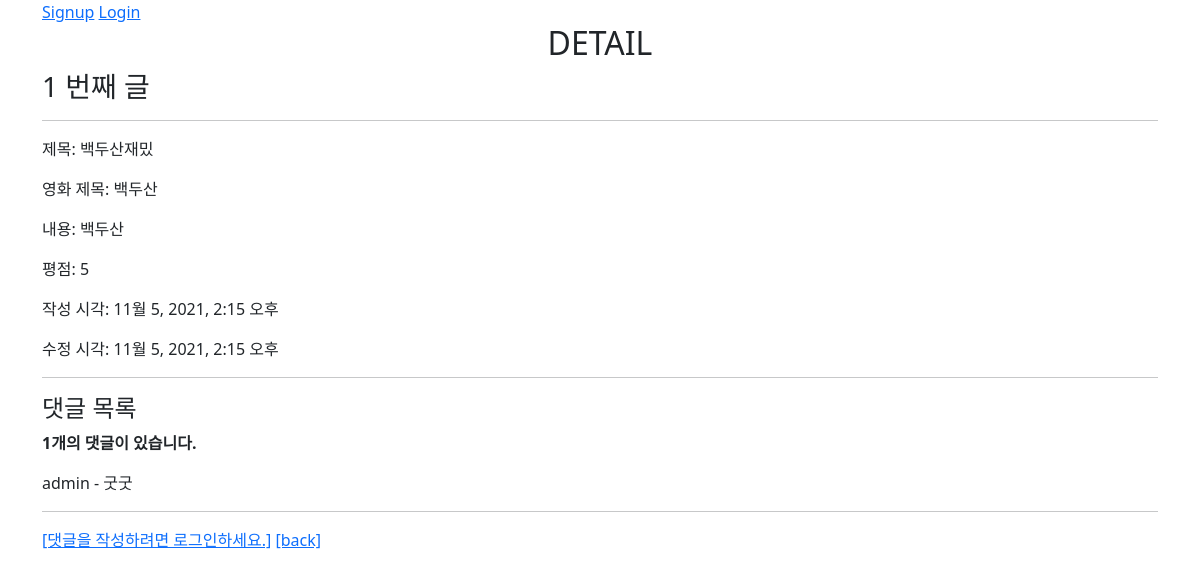
Screenshot of /community/1/ with the database file from the repository.
### community/models.py (models this page shows)
class Review(models.Model):
    title = models.CharField(max_length=100)
    movie_title = models.CharField(max_length=50)
    rank = models.IntegerField()
    rank = models.IntegerField(validators=[MinValueValidator(1), MaxValueValidator(10)])
    content = models.TextField()
    created_at = models.DateTimeField(auto_now_add=True)
    updated_at = models.DateTimeField(auto_now=True)
    user = models.ForeignKey(settings.AUTH_USER_MODEL, on_delete=models.CASCADE)
    like_users = models.ManyToManyField(settings.AUTH_USER_MODEL, related_name='like_reviews')

class Comment(models.Model):
    content = models.TextField()
    review = models.ForeignKey(Review, on_delete=models.CASCADE)
    user = models.ForeignKey(settings.AUTH_USER_MODEL, on_delete=models.CASCADE)

### accounts/models.py (models this page shows)
class User(AbstractUser):
    followings = models.ManyToManyField('self', symmetrical=False, related_name='followers')

### community/views.py (the view)
# urls.py: path('<int:review_pk>/', views.detail, name='detail'),
@require_GET
def detail(request, review_pk):
    review = get_object_or_404(Review, pk=review_pk)
    comments = review.comment_set.all()
    comment_form = CommentForm()
    context = {
        'review': review,
        'comment_form': comment_form,
        'comments': comments,
    }
    return render(request, 'community/detail.html', context)

### community/templates/community/detail.html
{% extends 'base.html' %}
{% block content %}
  <h2 class="text-center">DETAIL</h2>
  <h3>{{ review.pk }} 번째 글</h3>
  <hr>
  <p>제목: {{ review.title }}</p>
  <p>영화 제목: {{ review.movie_title }}</p>
  <p>내용: {{ review.content }}</p>
  <p>평점: {{ review.rank }}</p>
  <p>작성 시각: {{ review.created_at }}</p>
  <p>수정 시각: {{ review.updated_at }}</p>
  <hr>
  <h4>댓글 목록</h4>
  {% if comments|length %}
    <p><b>{{ comments|length }}개의 댓글이 있습니다.</b></p>
  {% endif %}
  {% for comment in comments %}
    <div>
      {{ comment.user }} - {{ comment.content }}
    </div>
  {% empty %}
    <p><b>댓글이 없어요..</b></p>
  {% endfor %}
  <hr>
  {% if request.user.is_authenticated %}
    <form action="{% url 'community:create_comment' review.pk %}" method="POST">
      {% csrf_token %}
      {{ comment_form }}
      <input type="submit">
    </form>
  {% else %}
    <a href="{% url 'accounts:login' %}">[댓글을 작성하려면 로그인하세요.]</a>
  {% endif %}
  <a href="{% url 'community:index' %}">[back]</a>
{% endblock  %}

### templates/base.html (shortened to what this page needs)
<!DOCTYPE html>
<html lang="en">
<head>
  <link href="https://cdn.jsdelivr.net/npm/bootstrap@5.0.0-beta3/dist/css/bootstrap.min.css" rel="stylesheet">
</head>
<body>
  <div class="container">
    <nav>
      {% if user.is_authenticated %}
      <h3>Hello, {{ user.username }}</h3>
      <a href="{% url 'accounts:profile' user %}">내 프로필<a>
      <form action="{% url 'accounts:logout' %}" method="POST">
        {% csrf_token %}
        <input type="submit" value="Logout">
      </form>
      <a href="{% url 'movies:index'%}">Movie</a>
      <a href="{% url 'community:index'%}">Community</a>
      <a href="{% url 'community:create'%}">New Review</a>
      <a href="{% url 'movies:recommended' %}">Recommended</a>
      {% else %}
      <a href="{% url 'accounts:signup' %}">Signup</a>
      <a href="{% url 'accounts:login' %}">Login</a>
      {% endif %}
    </nav>
    {% block content %}
    {% endblock %}
  </div>
</body>
</html>

### rows the page displays
Review: pk "1", title "백두산재밌", movie_title "백두산", content "백두산", rank "5", created_at "11월 5, 2021, 2:15 오후", updated_at "11월 5, 2021, 2:15 오후"
Comment: user "admin", content "굿굿"

### other values shown
{{ comments|length }} "1"
